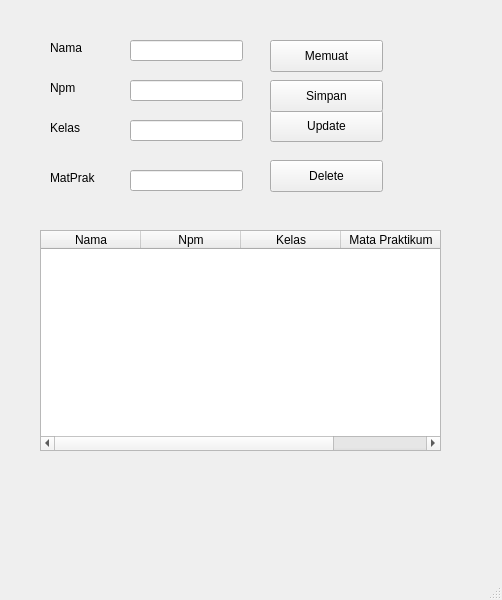
<?xml version="1.0" encoding="UTF-8"?>
<ui version="4.0">
 <class>MainWindow</class>
 <widget class="QMainWindow" name="MainWindow">
  <property name="geometry">
   <rect>
    <x>0</x>
    <y>0</y>
    <width>502</width>
    <height>600</height>
   </rect>
  </property>
  <property name="windowTitle">
   <string>MainWindow</string>
  </property>
  <widget class="QWidget" name="centralwidget">
   <widget class="QLabel" name="label">
    <property name="geometry">
     <rect>
      <x>50</x>
      <y>40</y>
      <width>60</width>
      <height>16</height>
     </rect>
    </property>
    <property name="text">
     <string>Nama</string>
    </property>
   </widget>
   <widget class="QLineEdit" name="lineEditNama">
    <property name="geometry">
     <rect>
      <x>130</x>
      <y>40</y>
      <width>113</width>
      <height>21</height>
     </rect>
    </property>
   </widget>
   <widget class="QLabel" name="label_2">
    <property name="geometry">
     <rect>
      <x>50</x>
      <y>80</y>
      <width>60</width>
      <height>16</height>
     </rect>
    </property>
    <property name="text">
     <string>Npm</string>
    </property>
   </widget>
   <widget class="QLineEdit" name="lineEditNpm">
    <property name="geometry">
     <rect>
      <x>130</x>
      <y>80</y>
      <width>113</width>
      <height>21</height>
     </rect>
    </property>
   </widget>
   <widget class="QLabel" name="label_3">
    <property name="geometry">
     <rect>
      <x>50</x>
      <y>120</y>
      <width>60</width>
      <height>16</height>
     </rect>
    </property>
    <property name="text">
     <string>Kelas</string>
    </property>
   </widget>
   <widget class="QLineEdit" name="lineEditKelas">
    <property name="geometry">
     <rect>
      <x>130</x>
      <y>120</y>
      <width>113</width>
      <height>21</height>
     </rect>
    </property>
   </widget>
   <widget class="QLabel" name="label_4">
    <property name="geometry">
     <rect>
      <x>50</x>
      <y>170</y>
      <width>60</width>
      <height>16</height>
     </rect>
    </property>
    <property name="text">
     <string>MatPrak</string>
    </property>
   </widget>
   <widget class="QLineEdit" name="lineEditMatprak">
    <property name="geometry">
     <rect>
      <x>130</x>
      <y>170</y>
      <width>113</width>
      <height>21</height>
     </rect>
    </property>
   </widget>
   <widget class="QPushButton" name="pushButtonMemuat">
    <property name="geometry">
     <rect>
      <x>270</x>
      <y>40</y>
      <width>113</width>
      <height>32</height>
     </rect>
    </property>
    <property name="text">
     <string>Memuat</string>
    </property>
   </widget>
   <widget class="QPushButton" name="pushButtonDelete">
    <property name="geometry">
     <rect>
      <x>270</x>
      <y>160</y>
      <width>113</width>
      <height>32</height>
     </rect>
    </property>
    <property name="text">
     <string>Delete</string>
    </property>
   </widget>
   <widget class="QPushButton" name="pushButtonUpdate">
    <property name="geometry">
     <rect>
      <x>270</x>
      <y>110</y>
      <width>113</width>
      <height>32</height>
     </rect>
    </property>
    <property name="text">
     <string>Update</string>
    </property>
   </widget>
   <widget class="QPushButton" name="pushButtonSimpan">
    <property name="geometry">
     <rect>
      <x>270</x>
      <y>80</y>
      <width>113</width>
      <height>32</height>
     </rect>
    </property>
    <property name="text">
     <string>Simpan</string>
    </property>
   </widget>
   <widget class="QTableWidget" name="tableWidget">
    <property name="geometry">
     <rect>
      <x>40</x>
      <y>230</y>
      <width>401</width>
      <height>221</height>
     </rect>
    </property>
    <column>
     <property name="text">
      <string>Nama</string>
     </property>
    </column>
    <column>
     <property name="text">
      <string>Npm</string>
     </property>
    </column>
    <column>
     <property name="text">
      <string>Kelas</string>
     </property>
    </column>
    <column>
     <property name="text">
      <string>Mata Praktikum</string>
     </property>
    </column>
   </widget>
  </widget>
  <widget class="QMenuBar" name="menubar">
   <property name="geometry">
    <rect>
     <x>0</x>
     <y>0</y>
     <width>502</width>
     <height>24</height>
    </rect>
   </property>
  </widget>
  <widget class="QStatusBar" name="statusbar"/>
 </widget>
 <resources/>
 <connections/>
</ui>
